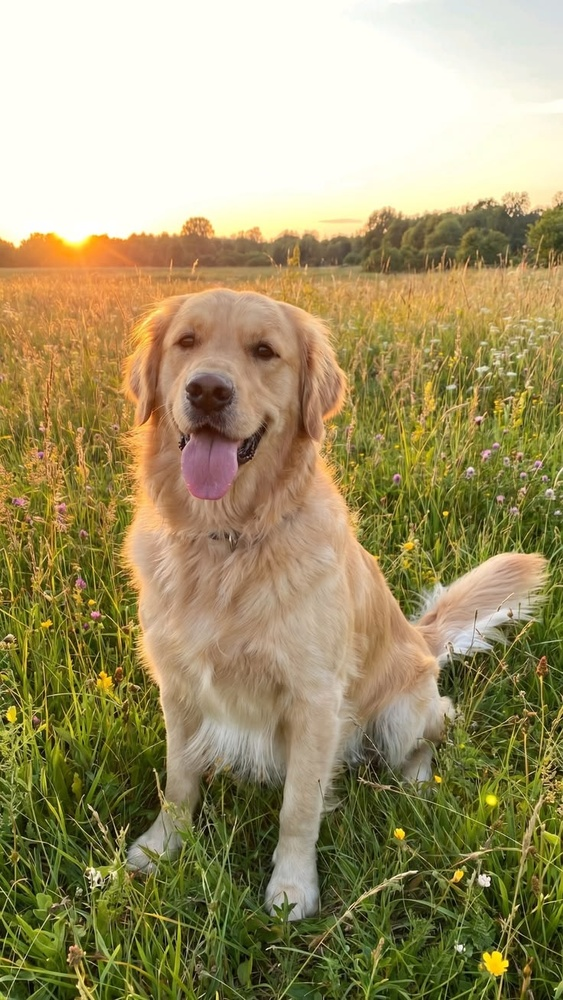
#> input picture openCV/dog.jpg, 563 x 1000 px, shrunk from 736 x 1308 before the run
$ python margini.py
#> lines starting #> are read from the running program, lines starting #| are printed output that depends on the picture; after the words box and inside, x2 and y2 are one past the last pixel; in counts of white or black regions, pixels touching at a corner belong together
import cv2
img=cv2.imread("dog.jpg")
#> img is the input picture: shape (1000, 563, 3); mean B, G, R 106.8, 149.1, 161.2
# Convertim imaginea în tonuri de gri
gray = cv2.cvtColor(img, cv2.COLOR_BGR2GRAY)
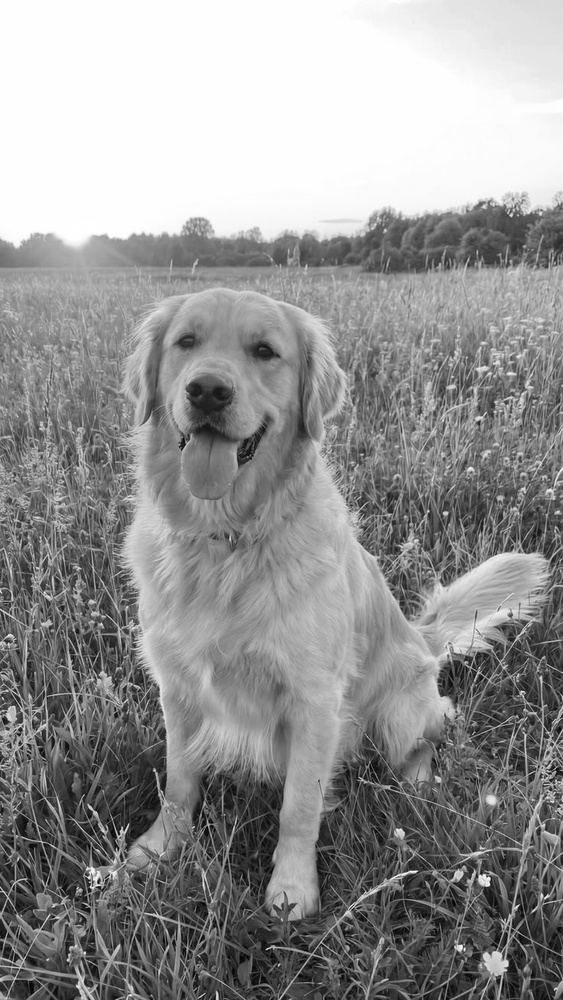
#> gray: shape (1000, 563); min 1, max 255, mean 147.9
# Aplicăm detecția marginilor folosind algoritmul Canny
#cv2.Canny(imagine, threshold1, threshold2)
                 #   ↑           ↑
                  #  inferior    superior

edges = cv2.Canny(gray, 100, 100)
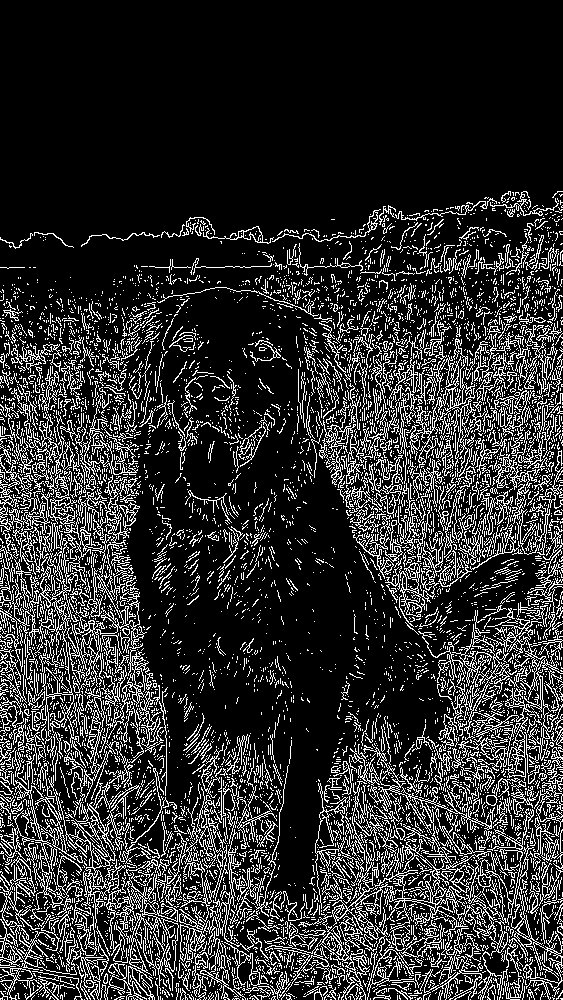
#> edges: shape (1000, 563); 18.2% white in thin lines or dots, all inside (x1, y1, x2, y2) = (0, 191, 563, 1000)
# Afișăm imaginea cu marginile detectate
cv2.imshow("Edges", edges)
cv2.waitKey(0)
cv2.destroyAllWindows()
